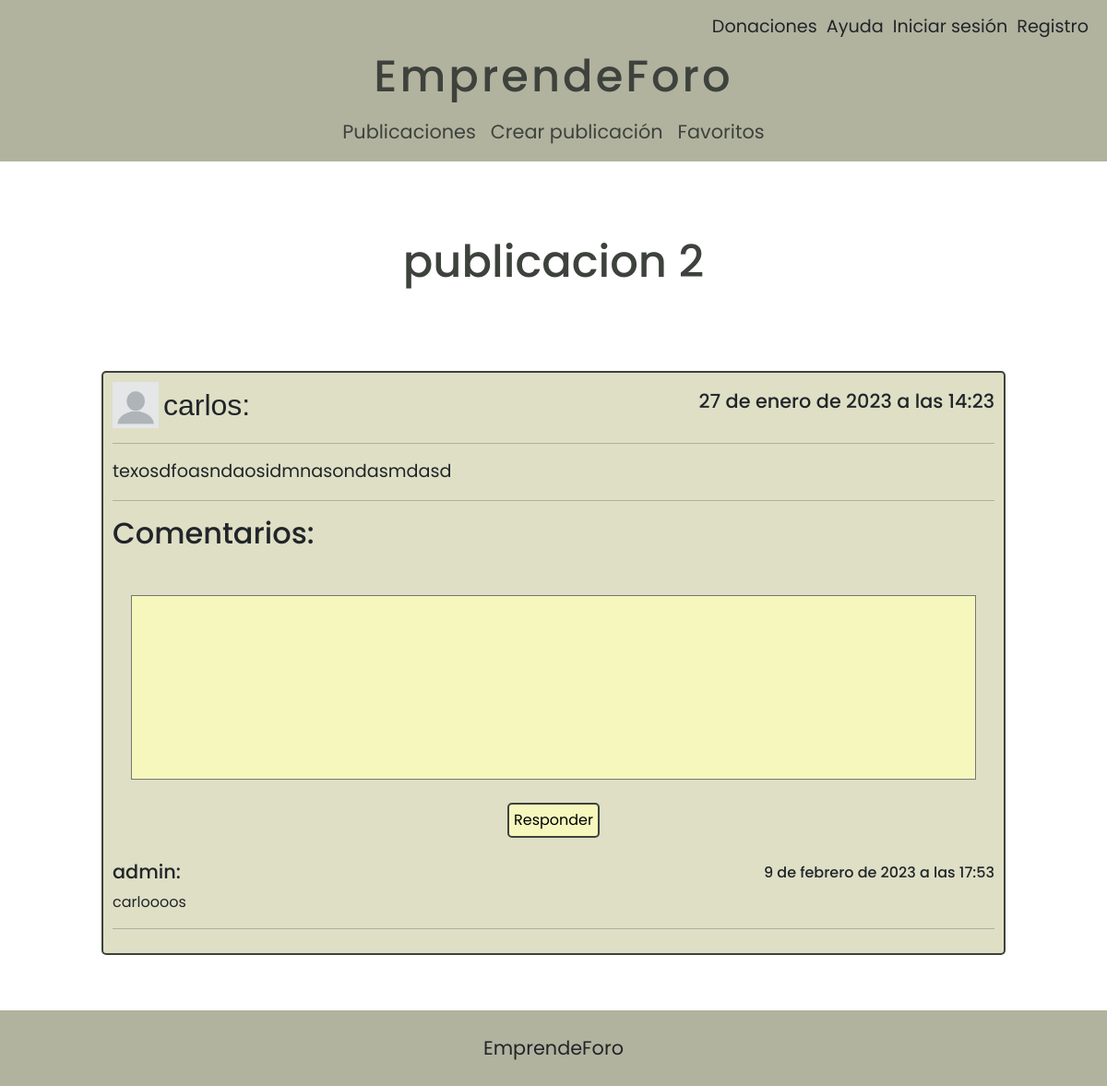
/publicaciones/9/, run on the app's committed database.
### AppBlog/models.py (models this page shows, shortened)
class Publicacion(models.Model):
    nombre=models.CharField(max_length=60, null=False, blank=False)
    texto=models.TextField(max_length=1000)
    usuario=models.ForeignKey(User, on_delete=models.CASCADE)
    fecha_creacion=models.DateTimeField(auto_now_add=True)

class Comentario(models.Model):
    comentario=models.ForeignKey(Publicacion, related_name='comentarios',
                                on_delete=models.CASCADE)
    usuario=models.ForeignKey(User, on_delete=models.CASCADE)
    texto=models.TextField(max_length=500)
    fecha_creacion=models.DateTimeField(auto_now_add=True)

### AppBlog/views.py (the view, shortened to what this page needs)
# urls.py: path('publicaciones/<int:pk>/', Crear_comentario.as_view(), name='crear_comentario'),
class Crear_comentario(CreateView):
    model = Comentario
    fields = ['texto']
    template_name = 'crear_comentario.html'
    def get_context_data(self, **kwargs):
        context=super(Crear_comentario, self).get_context_data(**kwargs)
        context['publicacion']=Publicacion.objects.filter(pk=self.kwargs['pk'])
        context['comentarios']=Comentario.objects.select_related('comentario').filter(comentario_id = self.kwargs['pk']).order_by('-fecha_creacion')
        return context
        '''
        coment=Comentario.objects.select_related('comentario').all().order_by('-fecha_creacion')
        c2=Comentario.objects.filter(pk=self.kwargs['pk']).order_by('-fecha_creacion')
        temp=Publicacion.objects.filter(pk=self.kwargs['pk'])
        '''

### templates/crear_comentario.html (shortened to what this page needs)
{% extends 'base.html' %}
{%load static%}
{%block main%}
{%for publicacion in publicacion%}
<div class="grid_container">
    <h1 class='h1_pub_detalle'>{{publicacion.nombre}}</h1>
</div>
<section>
    <div class="grid_container">
        <div class="publicacion_container blog">
            <div class="publicacion_detalle">
                <div class="publicacion_detalle__autor_fecha">
                    <div class="avatar-usr">
                        {%if publicacion.usuario.img_perfil%}
                        <img class= 'img_avatar' src="{{publicacion.usuario.img_perfil.url}}" alt="emprendeforo_avatar_{{publicacion.usuario}}">
                        {%else%}
                        <img class= 'img_avatar' src="/media/avatares/profile_default.webp" alt="emprendeforo_avatar_default">
                        {%endif%}
                        <h4>{{publicacion.usuario}}:</h4>
                    </div>
                    <h5>{{publicacion.fecha_creacion}}</h4>
                </div>
                <hr>
                <div class="publicacion-main-text">
                    <p>{{publicacion.texto}}</p>
                </div>
                <hr>
            </div>
            <div class="respuestas">
                <h2>Comentarios:</h2>
                {%if user.is_authenticated %}
                <div class="form_crear txt-area">
                    <form action="" method="POST"> {% csrf_token %}
                        {{form.as_p}}
                        <button type="submit" class="boton">Responder</button>
                    </form>
                </div>
                {%else%}
                <div class="form_crear txt-area">
                    <form action="{%url 'login'%}" method="">
                        {{form.as_p}}
                        <button type="submit" class="boton">Responder</button>
                    </form>
                </div>
                {%endif%}
                {%if not comentarios%}
                <p>No hay comentarios todavía...</p>
                {%else%}
                    {%for comentario in comentarios%}
                    <div>
                        <div class="publicacion_detalle__autor_fecha">
                            <h5>{{comentario.usuario}}:</h5>
                            <h6>{{comentario.fecha_creacion}}</h6>
                        </div>
                        <p>{{comentario.texto}}</p>
                        <hr>
                    </div>
                    {%endfor%}
                {%endif%}
            </div>
{%endfor%}
    </div>
</section>
{%endblock%}

### static/css/style.css (style rules this page uses)
* { margin: 0; padding: 0; font-family: 'Poppins', sans-serif; }
form textarea { resize: none; }
body { background-color: white; }
h1 { text-align: center; color: #3d423c; margin: 70px 10px; font-size: 3.5rem; }
.grid_container, .grid_form_user { display: grid; grid-template-columns: auto minmax(300px, 1000px) auto; grid-template-rows: auto; grid-template-areas: '. pub .'; }
.boton { padding: 5px; background-color: #f5f7bd; border: 2px solid #3d423c; border-radius: 5px; margin: 5px; }
.publicacion_container { grid-area: pub; }
.form_crear { grid-area: pub; }
.form_crear form { display: flex; align-items: center; flex-direction: column; padding: 20px; }
.form_crear form p { display: flex; flex-direction: column; width: 100%; margin: 20px; font-size: 1.5rem; }
.form_crear form p textarea { height: 300px; background-color: #dedfc5; }
.txt-area textarea { background-color: #f5f7bd !important; height: 200px !important; }
.publicacion_detalle { display: flex; flex-direction: column; }
.publicacion_detalle .img_avatar { width: 50px; height: 50px; }
.publicacion_detalle .avatar-usr { display: flex; align-items: center; }
.publicacion_detalle .avatar-usr h4 { font-family: sans-serif; margin: 0; margin-left: 5px; text-align: center; font-weight: 100; }
.publicacion_detalle__autor_fecha { display: flex; justify-content: space-between; align-items: center; }
.publicacion_detalle__autor_fecha h4 { font-size: 2rem; }
.publicacion_detalle__autor_fecha h5 { font-size: 1.3rem; }
.publicacion_detalle p { width: 100%; font-size: 1.2rem; }
.h1_pub_detalle { grid-area: pub; font-size: 3rem; padding: 10px; }
.blog { display: flex; flex-direction: column; border: 2px solid #3d423c; padding: 10px; margin: 10px; border-radius: 5px; background-color: #dedfc5; }
.publicacion-main-text p { margin: 0; }
.respuestas form { display: flex; justify-content: center; }

### data on the page
Publicacion: nombre "publicacion 2", usuario "carlos", fecha_creacion "27 de enero de 2023 a las 14:23", texto "texosdfoasndaosidmnasondasmdasd"
Comentario: usuario "admin", fecha_creacion "9 de febrero de 2023 a las 17:53", texto "carloooos"
